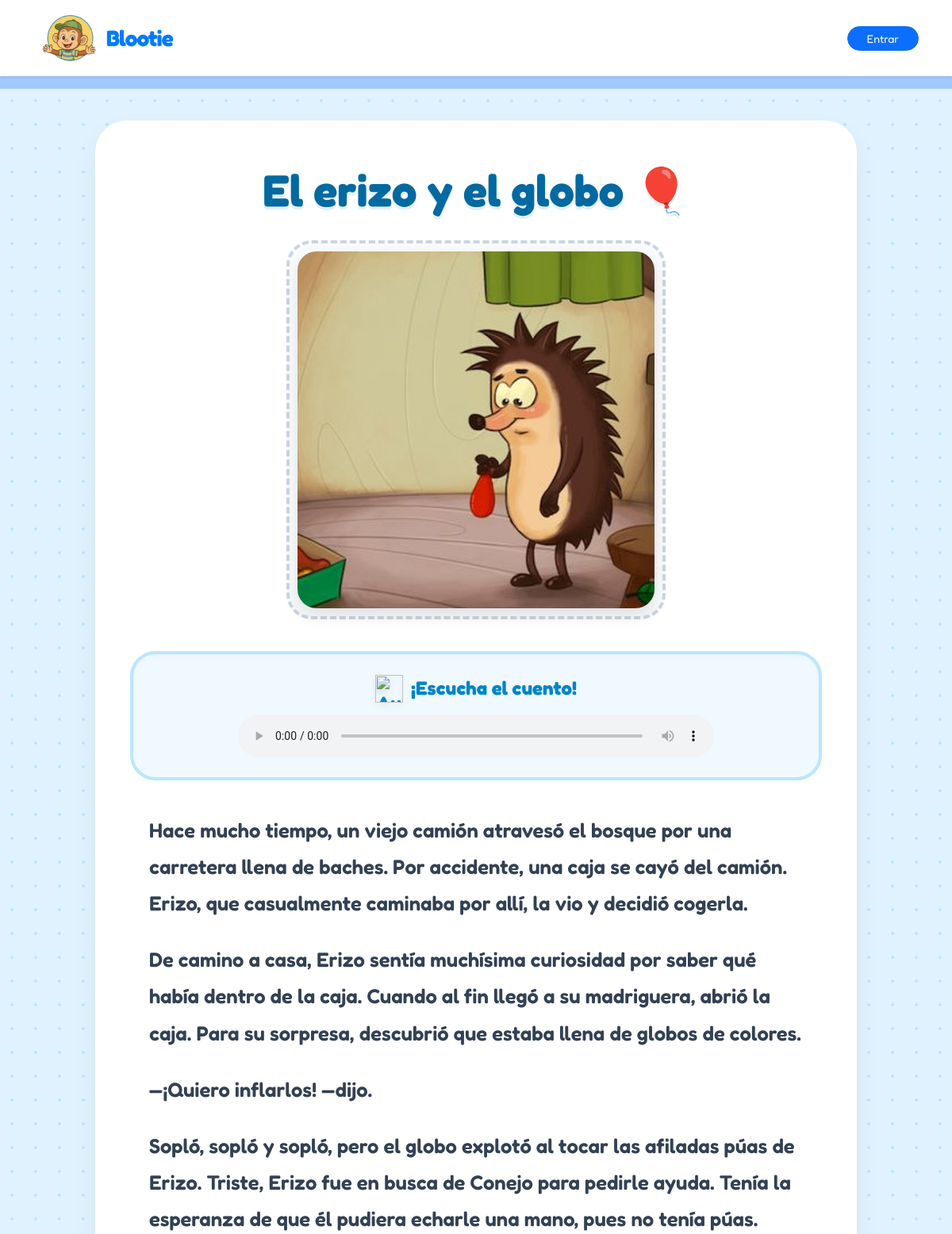
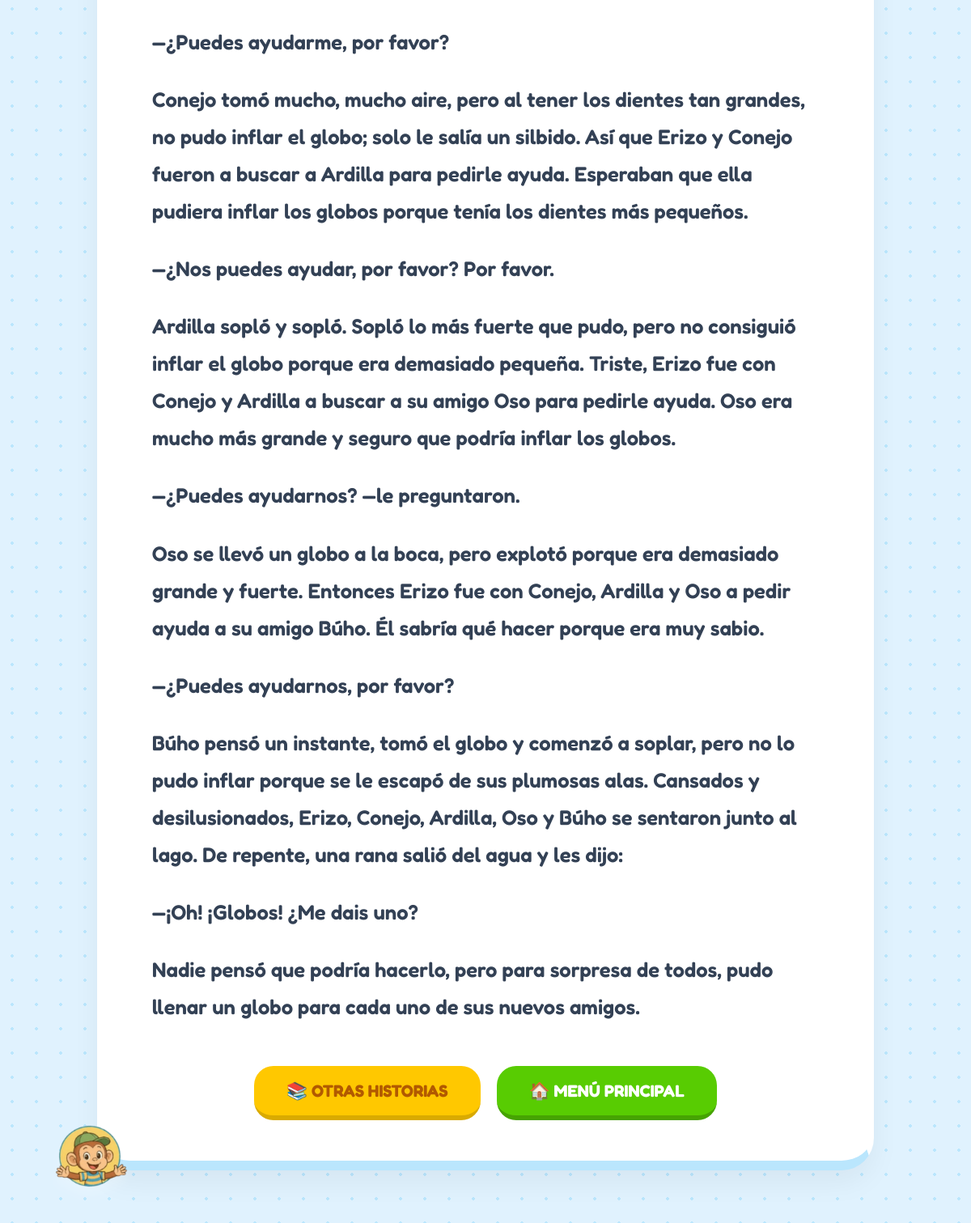
The app's page /cuentos/6/ with its own data (2 pictures, top to bottom).
### blootie_app/models.py (models this page shows, shortened)
class Cuento(models.Model):
    titulo = models.CharField(max_length=200)
    portada = models.ImageField(upload_to='cuentos/portadas/')
    contenido = models.TextField()
    audio = models.FileField(upload_to='cuentos/audios/', blank=True, null=True)

### blootie_app/views.py (the view)
# urls.py: path('cuentos/<int:cuento_id>/', views.cuento_detail, name='story_detail'),
def cuento_detail(request, cuento_id):
    cuento = get_object_or_404(Cuento, id=cuento_id)
    return render(request, 'student/story_detail.html', {'cuento': cuento})

### templates/student/story_detail.html (shortened to what this page needs)
{% extends 'base.html' %}
{% load static %}
{% block content %}
<div class="blootie-story-theme">
    <div class="story-card-detail animate__animated animate__zoomIn">
        <h1 class="story-title">{{ cuento.titulo }}</h1>
        <div class="text-center">
            {% if cuento.portada %}
            <div class="story-cover-wrapper">
                <img src="{{ cuento.portada.url }}" class="story-cover img-fluid" alt="Portada de {{ cuento.titulo }}">
            </div>
            {% endif %}
        </div>
        {% if cuento.audio %}
        <div class="audio-player-panel">
            <p class="audio-title">
                <img src="https://raw.githubusercontent.com/microsoft/fluentui-emoji/main/assets/Headphone/3D/headphone_3d.png" style="width: 35px; filter: drop-shadow(0 4px 4px rgba(0,0,0,0.1));" alt="Audio">
                ¡Escucha el cuento!
            </p>
            <audio controls>
                <source src="{{ cuento.audio.url }}" type="audio/mpeg">
            </audio>
        </div>
        {% endif %}
        <div class="story-text px-md-4">
            {{ cuento.contenido|linebreaks }}
        </div>
        <div class="action-bar">
            <a href="{% url 'student_stories' %}" class="btn-b-action btn-b-yellow">
                📚 Otras Historias
            </a>
            <a href="{% url 'student_dashboard' %}" class="btn-b-action btn-b-green">
                🏠 Menú Principal
            </a>
        </div>
    </div>
</div>
{% endblock %}

### static/css/app.css (style rules this page uses)
html, body, h1, h2, h3, h4, h5, h6, p, a, span, button { font-family: 'Fredoka', sans-serif !important; }
body { background: radial-gradient(circle at top left, rgba(255, 152, 203, .28), transparent 18%), radial-gradient(circle at top right, rgba(111, 197, 255, .25), transparent 22%), linear-gradient(180deg, #fffdf7 0%, #f7fbff 55%, #fff8fd 100%); min-height: 100vh; color: #2c3850; margin: 0; padding: 0; font-family: 'Poppins', sans-serif; }
body { margin: 0; padding: 0; }
body { margin: 0; padding: 0; font-family: 'Poppins', sans-serif; background: linear-gradient( rgba(120, 180, 255, 0.7), rgba(160, 120, 255, 0.7) ), url('/static/img/fondo_blootie.png'); background-size: cover; background-position: center; background-repeat: no-repeat; }

### templates/student/story_detail.html (style rules this page uses)
.blootie-story-theme { background-color: #E0F2FE !important; background-image: radial-gradient(#BAE6FD 2px, transparent 2px) !important; background-size: 30px 30px !important; min-height: 100vh; font-family: 'Nunito', sans-serif; padding-top: 40px; padding-bottom: 80px; display: flex; flex-direction: column; align-items: center; position: relative; overflow-x: hidden; }
.story-card-detail { background: white; border-radius: 40px; padding: 50px 40px; border: 4px solid #FFFFFF; border-bottom: 12px solid #BAE6FD; box-shadow: 0 15px 35px rgba(0,0,0,0.05); max-width: 960px; width: 95%; position: relative; z-index: 2; }
.story-title { color: #0369A1; font-weight: 900; font-size: 3.5rem; text-align: center; line-height: 1.2; margin-bottom: 30px; text-shadow: 0 4px 0px rgba(3, 105, 161, 0.1); }
.story-cover-wrapper { border-radius: 32px; padding: 10px; background: #F8FAFC; border: 4px dashed #CBD5E1; display: inline-block; margin-bottom: 40px; }
.story-cover { border-radius: 24px; max-height: 450px; width: auto; object-fit: contain; box-shadow: 0 10px 20px rgba(0,0,0,0.1); }
.story-text { font-size: 1.6rem; line-height: 1.8; color: #334155; font-family: 'Comic Sans MS', 'Quicksand', 'Chalkboard SE', cursive; text-align: left; font-weight: 600; }
.story-text p { margin-bottom: 25px; }
.audio-player-panel { background: #F0F9FF; border: 4px solid #BAE6FD; border-radius: 32px; padding: 25px 30px; margin-bottom: 40px; display: flex; flex-direction: column; align-items: center; box-shadow: inset 0 4px 10px rgba(0,0,0,0.02); }
.audio-player-panel audio { width: 100%; max-width: 600px; height: 54px; outline: none; }
.audio-title { color: #0284C7; font-size: 1.5rem; font-weight: 900; display: flex; align-items: center; gap: 10px; margin-bottom: 15px; }
.action-bar { display: flex; flex-wrap: wrap; justify-content: center; gap: 20px; margin-top: 50px; width: 100%; z-index: 3; }
.btn-b-action { font-size: 1.3rem; font-weight: 900; text-transform: uppercase; padding: 15px 40px; border-radius: 24px; text-decoration: none; display: inline-flex; align-items: center; gap: 10px; transition: all 0.1s; color: white; }
.btn-b-yellow { background: #FFC800; border-bottom: 6px solid #D9AA00; color: #B25A00; }
.btn-b-green { background: #58CC02; border-bottom: 6px solid #46A302; }

### records on screen
Cuento: titulo "El erizo y el globo 🎈", portada (picture), contenido "Hace mucho tiempo, un viejo camión atravesó el bosque por una carretera llena de baches. Por accidente, una caja se cayó del camión. Erizo, que casualmente caminaba por allí, la vio y decidió cogerla. De camino a casa, Erizo sentía muchísima curiosidad por saber qué había dentro de la caja. Cuando al fin llegó a su madriguera, abrió la caja. Para su sorpresa, descubrió que estaba llena de globos de colores. —¡Quiero inflarlos! —dijo. Sopló, sopló y sopló, pero el globo explotó al tocar las afiladas púas de Erizo. Triste, Erizo fue en busca de Conejo para pedirle ayuda. Tenía la esperanza de que él pudiera echarle una mano, pues no tenía púas. —¿Puedes ayudarme, por favor? Conejo tomó mucho,…"
